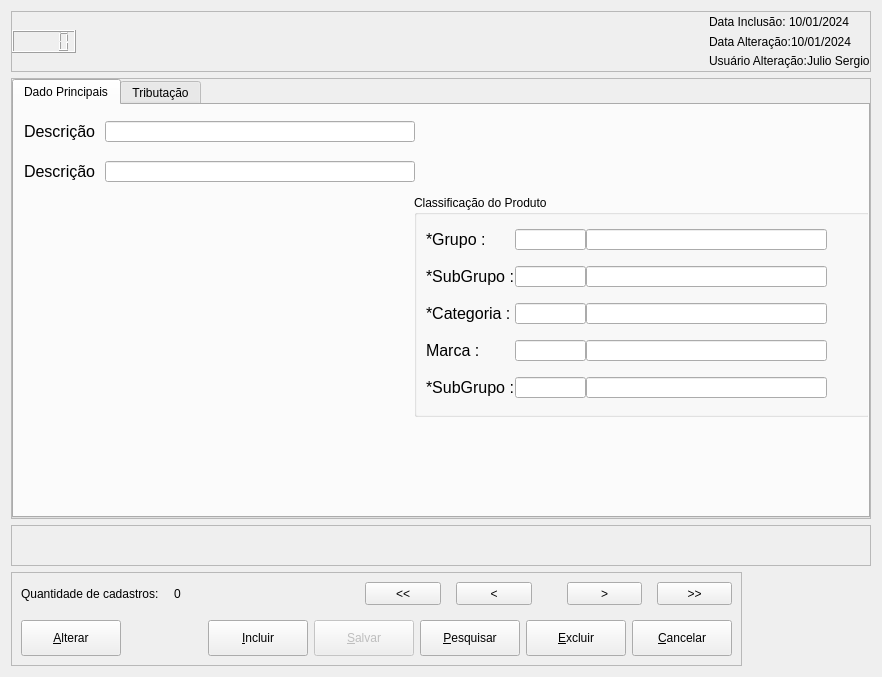
<?xml version="1.0" encoding="UTF-8"?>
<ui version="4.0">
 <class>Dialog</class>
 <widget class="QDialog" name="Dialog">
  <property name="geometry">
   <rect>
    <x>0</x>
    <y>0</y>
    <width>882</width>
    <height>677</height>
   </rect>
  </property>
  <property name="windowTitle">
   <string>Dialog</string>
  </property>
  <property name="windowIcon">
   <iconset resource="../src/resources/icons.qrc">
    <normaloff>:/icons/smile.svg</normaloff>:/icons/smile.svg</iconset>
  </property>
  <layout class="QVBoxLayout" name="verticalLayout_4">
   <item>
    <widget class="QFrame" name="frame_3">
     <property name="minimumSize">
      <size>
       <width>0</width>
       <height>61</height>
      </size>
     </property>
     <property name="maximumSize">
      <size>
       <width>16777215</width>
       <height>61</height>
      </size>
     </property>
     <property name="frameShape">
      <enum>QFrame::StyledPanel</enum>
     </property>
     <property name="frameShadow">
      <enum>QFrame::Raised</enum>
     </property>
     <layout class="QHBoxLayout" name="horizontalLayout_8">
      <property name="spacing">
       <number>0</number>
      </property>
      <property name="leftMargin">
       <number>0</number>
      </property>
      <property name="topMargin">
       <number>0</number>
      </property>
      <property name="rightMargin">
       <number>0</number>
      </property>
      <property name="bottomMargin">
       <number>0</number>
      </property>
      <item>
       <widget class="QLCDNumber" name="lcdNumber">
        <property name="minimumSize">
         <size>
          <width>64</width>
          <height>23</height>
         </size>
        </property>
        <property name="maximumSize">
         <size>
          <width>64</width>
          <height>23</height>
         </size>
        </property>
       </widget>
      </item>
      <item>
       <spacer name="horizontalSpacer_4">
        <property name="orientation">
         <enum>Qt::Horizontal</enum>
        </property>
        <property name="sizeType">
         <enum>QSizePolicy::Expanding</enum>
        </property>
        <property name="sizeHint" stdset="0">
         <size>
          <width>642</width>
          <height>20</height>
         </size>
        </property>
       </spacer>
      </item>
      <item>
       <layout class="QVBoxLayout" name="verticalLayout_2">
        <item>
         <layout class="QHBoxLayout" name="horizontalLayout_2" stretch="0,0">
          <property name="spacing">
           <number>0</number>
          </property>
          <property name="sizeConstraint">
           <enum>QLayout::SetDefaultConstraint</enum>
          </property>
          <item>
           <widget class="QLabel" name="label">
            <property name="sizePolicy">
             <sizepolicy hsizetype="Fixed" vsizetype="Preferred">
              <horstretch>0</horstretch>
              <verstretch>0</verstretch>
             </sizepolicy>
            </property>
            <property name="text">
             <string>Data Inclusão: </string>
            </property>
           </widget>
          </item>
          <item>
           <widget class="QLabel" name="label_3">
            <property name="text">
             <string>10/01/2024</string>
            </property>
           </widget>
          </item>
         </layout>
        </item>
        <item>
         <layout class="QHBoxLayout" name="horizontalLayout_7">
          <item>
           <widget class="QLabel" name="label_6">
            <property name="sizePolicy">
             <sizepolicy hsizetype="Fixed" vsizetype="Preferred">
              <horstretch>0</horstretch>
              <verstretch>0</verstretch>
             </sizepolicy>
            </property>
            <property name="text">
             <string>Data Alteração:</string>
            </property>
           </widget>
          </item>
          <item>
           <widget class="QLabel" name="label_7">
            <property name="text">
             <string>10/01/2024</string>
            </property>
           </widget>
          </item>
         </layout>
        </item>
        <item>
         <layout class="QHBoxLayout" name="horizontalLayout_5">
          <item>
           <widget class="QLabel" name="label_4">
            <property name="sizePolicy">
             <sizepolicy hsizetype="Fixed" vsizetype="Preferred">
              <horstretch>0</horstretch>
              <verstretch>0</verstretch>
             </sizepolicy>
            </property>
            <property name="text">
             <string>Usuário Alteração:</string>
            </property>
           </widget>
          </item>
          <item>
           <widget class="QLabel" name="label_5">
            <property name="text">
             <string>Julio Sergio</string>
            </property>
           </widget>
          </item>
         </layout>
        </item>
       </layout>
      </item>
     </layout>
    </widget>
   </item>
   <item>
    <widget class="QFrame" name="frame_2">
     <property name="frameShape">
      <enum>QFrame::StyledPanel</enum>
     </property>
     <property name="frameShadow">
      <enum>QFrame::Raised</enum>
     </property>
     <layout class="QVBoxLayout" name="verticalLayout_3">
      <property name="spacing">
       <number>0</number>
      </property>
      <property name="leftMargin">
       <number>0</number>
      </property>
      <property name="topMargin">
       <number>0</number>
      </property>
      <property name="rightMargin">
       <number>0</number>
      </property>
      <property name="bottomMargin">
       <number>0</number>
      </property>
      <item>
       <widget class="QTabWidget" name="tabWidget">
        <property name="currentIndex">
         <number>0</number>
        </property>
        <widget class="QWidget" name="tab_principal">
         <attribute name="title">
          <string>Dado Principais</string>
         </attribute>
         <widget class="QGroupBox" name="groupBox">
          <property name="geometry">
           <rect>
            <x>400</x>
            <y>90</y>
            <width>456</width>
            <height>222</height>
           </rect>
          </property>
          <property name="maximumSize">
           <size>
            <width>456</width>
            <height>222</height>
           </size>
          </property>
          <property name="title">
           <string>Classificação do Produto</string>
          </property>
          <layout class="QVBoxLayout" name="verticalLayout_5">
           <item>
            <layout class="QHBoxLayout" name="horizontalLayout_9">
             <property name="spacing">
              <number>0</number>
             </property>
             <item>
              <widget class="QLabel" name="label_11">
               <property name="sizePolicy">
                <sizepolicy hsizetype="Preferred" vsizetype="Ignored">
                 <horstretch>0</horstretch>
                 <verstretch>0</verstretch>
                </sizepolicy>
               </property>
               <property name="font">
                <font>
                 <pointsize>12</pointsize>
                </font>
               </property>
               <property name="text">
                <string>*Grupo :</string>
               </property>
              </widget>
             </item>
             <item>
              <widget class="QLineEdit" name="lineEdit_2">
               <property name="minimumSize">
                <size>
                 <width>71</width>
                 <height>21</height>
                </size>
               </property>
               <property name="maximumSize">
                <size>
                 <width>71</width>
                 <height>21</height>
                </size>
               </property>
              </widget>
             </item>
             <item>
              <widget class="QLineEdit" name="lineEdit">
               <property name="minimumSize">
                <size>
                 <width>241</width>
                 <height>21</height>
                </size>
               </property>
               <property name="maximumSize">
                <size>
                 <width>241</width>
                 <height>21</height>
                </size>
               </property>
              </widget>
             </item>
             <item>
              <widget class="QPushButton" name="pushButton">
               <property name="minimumSize">
                <size>
                 <width>31</width>
                 <height>31</height>
                </size>
               </property>
               <property name="maximumSize">
                <size>
                 <width>31</width>
                 <height>31</height>
                </size>
               </property>
               <property name="text">
                <string/>
               </property>
               <property name="icon">
                <iconset resource="../src/resources/icons.qrc">
                 <normaloff>:/icons/adicionar.png</normaloff>:/icons/adicionar.png</iconset>
               </property>
               <property name="iconSize">
                <size>
                 <width>25</width>
                 <height>25</height>
                </size>
               </property>
               <property name="flat">
                <bool>true</bool>
               </property>
              </widget>
             </item>
            </layout>
           </item>
           <item>
            <layout class="QHBoxLayout" name="horizontalLayout_10">
             <property name="spacing">
              <number>0</number>
             </property>
             <item>
              <widget class="QLabel" name="label_12">
               <property name="sizePolicy">
                <sizepolicy hsizetype="Preferred" vsizetype="Ignored">
                 <horstretch>0</horstretch>
                 <verstretch>0</verstretch>
                </sizepolicy>
               </property>
               <property name="font">
                <font>
                 <pointsize>12</pointsize>
                </font>
               </property>
               <property name="text">
                <string>*SubGrupo :</string>
               </property>
              </widget>
             </item>
             <item>
              <widget class="QLineEdit" name="lineEdit_3">
               <property name="minimumSize">
                <size>
                 <width>71</width>
                 <height>21</height>
                </size>
               </property>
               <property name="maximumSize">
                <size>
                 <width>71</width>
                 <height>21</height>
                </size>
               </property>
              </widget>
             </item>
             <item>
              <widget class="QLineEdit" name="lineEdit_4">
               <property name="minimumSize">
                <size>
                 <width>241</width>
                 <height>21</height>
                </size>
               </property>
               <property name="maximumSize">
                <size>
                 <width>241</width>
                 <height>21</height>
                </size>
               </property>
              </widget>
             </item>
             <item>
              <widget class="QPushButton" name="pushButton_2">
               <property name="minimumSize">
                <size>
                 <width>31</width>
                 <height>31</height>
                </size>
               </property>
               <property name="maximumSize">
                <size>
                 <width>31</width>
                 <height>31</height>
                </size>
               </property>
               <property name="text">
                <string/>
               </property>
               <property name="icon">
                <iconset resource="../src/resources/icons.qrc">
                 <normaloff>:/icons/adicionar.png</normaloff>:/icons/adicionar.png</iconset>
               </property>
               <property name="iconSize">
                <size>
                 <width>25</width>
                 <height>25</height>
                </size>
               </property>
               <property name="flat">
                <bool>true</bool>
               </property>
              </widget>
             </item>
            </layout>
           </item>
           <item>
            <layout class="QHBoxLayout" name="horizontalLayout_11">
             <property name="spacing">
              <number>0</number>
             </property>
             <item>
              <widget class="QLabel" name="label_13">
               <property name="sizePolicy">
                <sizepolicy hsizetype="Preferred" vsizetype="Ignored">
                 <horstretch>0</horstretch>
                 <verstretch>0</verstretch>
                </sizepolicy>
               </property>
               <property name="font">
                <font>
                 <pointsize>12</pointsize>
                </font>
               </property>
               <property name="text">
                <string>*Categoria :</string>
               </property>
              </widget>
             </item>
             <item>
              <widget class="QLineEdit" name="lineEdit_5">
               <property name="minimumSize">
                <size>
                 <width>71</width>
                 <height>21</height>
                </size>
               </property>
               <property name="maximumSize">
                <size>
                 <width>71</width>
                 <height>21</height>
                </size>
               </property>
              </widget>
             </item>
             <item>
              <widget class="QLineEdit" name="lineEdit_6">
               <property name="minimumSize">
                <size>
                 <width>241</width>
                 <height>21</height>
                </size>
               </property>
               <property name="maximumSize">
                <size>
                 <width>241</width>
                 <height>21</height>
                </size>
               </property>
              </widget>
             </item>
             <item>
              <widget class="QPushButton" name="pushButton_3">
               <property name="minimumSize">
                <size>
                 <width>31</width>
                 <height>31</height>
                </size>
               </property>
               <property name="maximumSize">
                <size>
                 <width>31</width>
                 <height>31</height>
                </size>
               </property>
               <property name="text">
                <string/>
               </property>
               <property name="icon">
                <iconset resource="../src/resources/icons.qrc">
                 <normaloff>:/icons/adicionar.png</normaloff>:/icons/adicionar.png</iconset>
               </property>
               <property name="iconSize">
                <size>
                 <width>25</width>
                 <height>25</height>
                </size>
               </property>
               <property name="flat">
                <bool>true</bool>
               </property>
              </widget>
             </item>
            </layout>
           </item>
           <item>
            <layout class="QHBoxLayout" name="horizontalLayout_14">
             <property name="spacing">
              <number>0</number>
             </property>
             <item>
              <widget class="QLabel" name="label_16">
               <property name="sizePolicy">
                <sizepolicy hsizetype="Preferred" vsizetype="Ignored">
                 <horstretch>0</horstretch>
                 <verstretch>0</verstretch>
                </sizepolicy>
               </property>
               <property name="font">
                <font>
                 <pointsize>12</pointsize>
                </font>
               </property>
               <property name="text">
                <string>Marca :</string>
               </property>
              </widget>
             </item>
             <item>
              <widget class="QLineEdit" name="lineEdit_7">
               <property name="minimumSize">
                <size>
                 <width>71</width>
                 <height>21</height>
                </size>
               </property>
               <property name="maximumSize">
                <size>
                 <width>71</width>
                 <height>21</height>
                </size>
               </property>
              </widget>
             </item>
             <item>
              <widget class="QLineEdit" name="lineEdit_10">
               <property name="minimumSize">
                <size>
                 <width>241</width>
                 <height>21</height>
                </size>
               </property>
               <property name="maximumSize">
                <size>
                 <width>241</width>
                 <height>21</height>
                </size>
               </property>
              </widget>
             </item>
             <item>
              <widget class="QPushButton" name="pushButton_4">
               <property name="minimumSize">
                <size>
                 <width>31</width>
                 <height>31</height>
                </size>
               </property>
               <property name="maximumSize">
                <size>
                 <width>31</width>
                 <height>31</height>
                </size>
               </property>
               <property name="text">
                <string/>
               </property>
               <property name="icon">
                <iconset resource="../src/resources/icons.qrc">
                 <normaloff>:/icons/adicionar.png</normaloff>:/icons/adicionar.png</iconset>
               </property>
               <property name="iconSize">
                <size>
                 <width>25</width>
                 <height>25</height>
                </size>
               </property>
               <property name="flat">
                <bool>true</bool>
               </property>
              </widget>
             </item>
            </layout>
           </item>
           <item>
            <layout class="QHBoxLayout" name="horizontalLayout_15">
             <property name="spacing">
              <number>0</number>
             </property>
             <item>
              <widget class="QLabel" name="label_17">
               <property name="sizePolicy">
                <sizepolicy hsizetype="Preferred" vsizetype="Ignored">
                 <horstretch>0</horstretch>
                 <verstretch>0</verstretch>
                </sizepolicy>
               </property>
               <property name="font">
                <font>
                 <pointsize>12</pointsize>
                </font>
               </property>
               <property name="text">
                <string>*SubGrupo :</string>
               </property>
              </widget>
             </item>
             <item>
              <widget class="QLineEdit" name="lineEdit_11">
               <property name="minimumSize">
                <size>
                 <width>71</width>
                 <height>21</height>
                </size>
               </property>
               <property name="maximumSize">
                <size>
                 <width>71</width>
                 <height>21</height>
                </size>
               </property>
              </widget>
             </item>
             <item>
              <widget class="QLineEdit" name="lineEdit_12">
               <property name="minimumSize">
                <size>
                 <width>241</width>
                 <height>21</height>
                </size>
               </property>
               <property name="maximumSize">
                <size>
                 <width>241</width>
                 <height>21</height>
                </size>
               </property>
              </widget>
             </item>
             <item>
              <widget class="QPushButton" name="pushButton_5">
               <property name="minimumSize">
                <size>
                 <width>31</width>
                 <height>31</height>
                </size>
               </property>
               <property name="maximumSize">
                <size>
                 <width>31</width>
                 <height>31</height>
                </size>
               </property>
               <property name="text">
                <string/>
               </property>
               <property name="icon">
                <iconset resource="../src/resources/icons.qrc">
                 <normaloff>:/icons/adicionar.png</normaloff>:/icons/adicionar.png</iconset>
               </property>
               <property name="iconSize">
                <size>
                 <width>25</width>
                 <height>25</height>
                </size>
               </property>
               <property name="flat">
                <bool>true</bool>
               </property>
              </widget>
             </item>
            </layout>
           </item>
          </layout>
         </widget>
         <widget class="QWidget" name="layoutWidget_5">
          <property name="geometry">
           <rect>
            <x>10</x>
            <y>10</y>
            <width>391</width>
            <height>33</height>
           </rect>
          </property>
          <layout class="QHBoxLayout" name="horizontalLayout_12">
           <property name="spacing">
            <number>5</number>
           </property>
           <item>
            <widget class="QLabel" name="label_14">
             <property name="sizePolicy">
              <sizepolicy hsizetype="Preferred" vsizetype="Ignored">
               <horstretch>0</horstretch>
               <verstretch>0</verstretch>
              </sizepolicy>
             </property>
             <property name="font">
              <font>
               <pointsize>12</pointsize>
              </font>
             </property>
             <property name="text">
              <string>Descrição </string>
             </property>
            </widget>
           </item>
           <item>
            <widget class="QLineEdit" name="lineEdit_8">
             <property name="minimumSize">
              <size>
               <width>241</width>
               <height>21</height>
              </size>
             </property>
             <property name="maximumSize">
              <size>
               <width>333</width>
               <height>21</height>
              </size>
             </property>
            </widget>
           </item>
          </layout>
         </widget>
         <widget class="QWidget" name="layoutWidget_6">
          <property name="geometry">
           <rect>
            <x>10</x>
            <y>50</y>
            <width>391</width>
            <height>33</height>
           </rect>
          </property>
          <layout class="QHBoxLayout" name="horizontalLayout_13">
           <property name="spacing">
            <number>5</number>
           </property>
           <item>
            <widget class="QLabel" name="label_15">
             <property name="sizePolicy">
              <sizepolicy hsizetype="Preferred" vsizetype="Ignored">
               <horstretch>0</horstretch>
               <verstretch>0</verstretch>
              </sizepolicy>
             </property>
             <property name="font">
              <font>
               <pointsize>12</pointsize>
              </font>
             </property>
             <property name="text">
              <string>Descrição </string>
             </property>
            </widget>
           </item>
           <item>
            <widget class="QLineEdit" name="lineEdit_9">
             <property name="minimumSize">
              <size>
               <width>241</width>
               <height>21</height>
              </size>
             </property>
             <property name="maximumSize">
              <size>
               <width>333</width>
               <height>21</height>
              </size>
             </property>
            </widget>
           </item>
          </layout>
         </widget>
        </widget>
        <widget class="QWidget" name="tab_tributacao">
         <attribute name="title">
          <string>Tributação</string>
         </attribute>
        </widget>
       </widget>
      </item>
     </layout>
    </widget>
   </item>
   <item>
    <widget class="QFrame" name="frame_4">
     <property name="minimumSize">
      <size>
       <width>0</width>
       <height>41</height>
      </size>
     </property>
     <property name="maximumSize">
      <size>
       <width>16777215</width>
       <height>41</height>
      </size>
     </property>
     <property name="frameShape">
      <enum>QFrame::StyledPanel</enum>
     </property>
     <property name="frameShadow">
      <enum>QFrame::Raised</enum>
     </property>
    </widget>
   </item>
   <item>
    <widget class="QFrame" name="frame">
     <property name="maximumSize">
      <size>
       <width>731</width>
       <height>94</height>
      </size>
     </property>
     <property name="frameShape">
      <enum>QFrame::StyledPanel</enum>
     </property>
     <property name="frameShadow">
      <enum>QFrame::Raised</enum>
     </property>
     <layout class="QVBoxLayout" name="verticalLayout">
      <property name="spacing">
       <number>15</number>
      </property>
      <item>
       <layout class="QHBoxLayout" name="horizontalLayout_6">
        <item>
         <layout class="QHBoxLayout" name="horizontalLayout_4">
          <item>
           <widget class="QLabel" name="label_2">
            <property name="text">
             <string>Quantidade de cadastros:</string>
            </property>
           </widget>
          </item>
          <item>
           <widget class="QLabel" name="lbl_total">
            <property name="text">
             <string>0</string>
            </property>
           </widget>
          </item>
         </layout>
        </item>
        <item>
         <spacer name="horizontalSpacer_3">
          <property name="orientation">
           <enum>Qt::Horizontal</enum>
          </property>
          <property name="sizeHint" stdset="0">
           <size>
            <width>178</width>
            <height>20</height>
           </size>
          </property>
         </spacer>
        </item>
        <item>
         <layout class="QHBoxLayout" name="horizontalLayout_3">
          <item>
           <widget class="QPushButton" name="bnt_back_full">
            <property name="minimumSize">
             <size>
              <width>75</width>
              <height>23</height>
             </size>
            </property>
            <property name="toolTip">
             <string>&lt;html&gt;&lt;head/&gt;&lt;body&gt;&lt;p&gt;Ir para o primeiro...&lt;/p&gt;&lt;/body&gt;&lt;/html&gt;</string>
            </property>
            <property name="text">
             <string>&lt;&lt;</string>
            </property>
           </widget>
          </item>
          <item>
           <widget class="QPushButton" name="bnt_back">
            <property name="minimumSize">
             <size>
              <width>75</width>
              <height>23</height>
             </size>
            </property>
            <property name="toolTip">
             <string>&lt;html&gt;&lt;head/&gt;&lt;body&gt;&lt;p&gt;Voltar...&lt;/p&gt;&lt;/body&gt;&lt;/html&gt;</string>
            </property>
            <property name="text">
             <string>&lt;</string>
            </property>
           </widget>
          </item>
          <item>
           <spacer name="horizontalSpacer_2">
            <property name="orientation">
             <enum>Qt::Horizontal</enum>
            </property>
            <property name="sizeType">
             <enum>QSizePolicy::Minimum</enum>
            </property>
            <property name="sizeHint" stdset="0">
             <size>
              <width>20</width>
              <height>20</height>
             </size>
            </property>
           </spacer>
          </item>
          <item>
           <widget class="QPushButton" name="bnt_next">
            <property name="maximumSize">
             <size>
              <width>75</width>
              <height>23</height>
             </size>
            </property>
            <property name="toolTip">
             <string>&lt;html&gt;&lt;head/&gt;&lt;body&gt;&lt;p&gt;Próximo...&lt;/p&gt;&lt;/body&gt;&lt;/html&gt;</string>
            </property>
            <property name="text">
             <string>&gt;</string>
            </property>
           </widget>
          </item>
          <item>
           <widget class="QPushButton" name="bnt_next_full">
            <property name="maximumSize">
             <size>
              <width>75</width>
              <height>23</height>
             </size>
            </property>
            <property name="toolTip">
             <string>&lt;html&gt;&lt;head/&gt;&lt;body&gt;&lt;p&gt;&lt;span style=&quot; font-weight:600;&quot;&gt;Ir para o fim.&lt;/span&gt;&lt;/p&gt;&lt;/body&gt;&lt;/html&gt;</string>
            </property>
            <property name="text">
             <string>&gt;&gt;</string>
            </property>
           </widget>
          </item>
         </layout>
        </item>
       </layout>
      </item>
      <item>
       <layout class="QHBoxLayout" name="horizontalLayout">
        <property name="spacing">
         <number>6</number>
        </property>
        <property name="sizeConstraint">
         <enum>QLayout::SetDefaultConstraint</enum>
        </property>
        <property name="leftMargin">
         <number>0</number>
        </property>
        <item>
         <widget class="QPushButton" name="bnt_alterar">
          <property name="minimumSize">
           <size>
            <width>100</width>
            <height>30</height>
           </size>
          </property>
          <property name="maximumSize">
           <size>
            <width>131</width>
            <height>41</height>
           </size>
          </property>
          <property name="text">
           <string>&amp;Alterar</string>
          </property>
          <property name="icon">
           <iconset resource="../src/resources/icons.qrc">
            <normaloff>:/icons/pencil.png</normaloff>:/icons/pencil.png</iconset>
          </property>
          <property name="iconSize">
           <size>
            <width>25</width>
            <height>25</height>
           </size>
          </property>
         </widget>
        </item>
        <item>
         <spacer name="horizontalSpacer">
          <property name="orientation">
           <enum>Qt::Horizontal</enum>
          </property>
          <property name="sizeHint" stdset="0">
           <size>
            <width>58</width>
            <height>20</height>
           </size>
          </property>
         </spacer>
        </item>
        <item>
         <widget class="QPushButton" name="bnt_adicionar">
          <property name="enabled">
           <bool>true</bool>
          </property>
          <property name="minimumSize">
           <size>
            <width>100</width>
            <height>30</height>
           </size>
          </property>
          <property name="maximumSize">
           <size>
            <width>131</width>
            <height>41</height>
           </size>
          </property>
          <property name="text">
           <string>&amp;Incluir</string>
          </property>
          <property name="icon">
           <iconset resource="../src/resources/icons.qrc">
            <normaloff>:/icons/adicionar.png</normaloff>:/icons/adicionar.png</iconset>
          </property>
          <property name="iconSize">
           <size>
            <width>25</width>
            <height>25</height>
           </size>
          </property>
          <property name="shortcut">
           <string>Alt+I</string>
          </property>
         </widget>
        </item>
        <item>
         <widget class="QPushButton" name="bnt_salvar">
          <property name="enabled">
           <bool>false</bool>
          </property>
          <property name="minimumSize">
           <size>
            <width>100</width>
            <height>0</height>
           </size>
          </property>
          <property name="maximumSize">
           <size>
            <width>100</width>
            <height>36</height>
           </size>
          </property>
          <property name="text">
           <string>&amp;Salvar</string>
          </property>
          <property name="icon">
           <iconset resource="../src/resources/icons.qrc">
            <normaloff>:/icons/save.png</normaloff>:/icons/save.png</iconset>
          </property>
          <property name="iconSize">
           <size>
            <width>20</width>
            <height>20</height>
           </size>
          </property>
          <property name="shortcut">
           <string/>
          </property>
         </widget>
        </item>
        <item>
         <widget class="QPushButton" name="bnt_search">
          <property name="minimumSize">
           <size>
            <width>100</width>
            <height>36</height>
           </size>
          </property>
          <property name="maximumSize">
           <size>
            <width>100</width>
            <height>36</height>
           </size>
          </property>
          <property name="text">
           <string>&amp;Pesquisar</string>
          </property>
          <property name="icon">
           <iconset resource="../src/resources/icons.qrc">
            <normaloff>:/icons/search.png</normaloff>:/icons/search.png</iconset>
          </property>
          <property name="iconSize">
           <size>
            <width>17</width>
            <height>17</height>
           </size>
          </property>
          <property name="shortcut">
           <string>Alt+P</string>
          </property>
          <property name="checkable">
           <bool>false</bool>
          </property>
          <property name="checked">
           <bool>false</bool>
          </property>
          <property name="autoRepeat">
           <bool>false</bool>
          </property>
         </widget>
        </item>
        <item>
         <widget class="QPushButton" name="bnt_excluir">
          <property name="minimumSize">
           <size>
            <width>100</width>
            <height>30</height>
           </size>
          </property>
          <property name="maximumSize">
           <size>
            <width>131</width>
            <height>41</height>
           </size>
          </property>
          <property name="text">
           <string>&amp;Excluir</string>
          </property>
          <property name="icon">
           <iconset resource="../src/resources/icons.qrc">
            <normaloff>:/icons/excluir.png</normaloff>:/icons/excluir.png</iconset>
          </property>
          <property name="iconSize">
           <size>
            <width>25</width>
            <height>25</height>
           </size>
          </property>
          <property name="shortcut">
           <string>Alt+E</string>
          </property>
          <property name="checkable">
           <bool>false</bool>
          </property>
          <property name="checked">
           <bool>false</bool>
          </property>
          <property name="autoRepeat">
           <bool>false</bool>
          </property>
         </widget>
        </item>
        <item>
         <widget class="QPushButton" name="bnt_cancelar">
          <property name="minimumSize">
           <size>
            <width>100</width>
            <height>30</height>
           </size>
          </property>
          <property name="maximumSize">
           <size>
            <width>131</width>
            <height>41</height>
           </size>
          </property>
          <property name="text">
           <string>&amp;Cancelar</string>
          </property>
          <property name="icon">
           <iconset resource="../src/resources/icons.qrc">
            <normaloff>:/icons/error.png</normaloff>:/icons/error.png</iconset>
          </property>
          <property name="iconSize">
           <size>
            <width>25</width>
            <height>25</height>
           </size>
          </property>
          <property name="shortcut">
           <string>Alt+C</string>
          </property>
          <property name="checkable">
           <bool>false</bool>
          </property>
          <property name="checked">
           <bool>false</bool>
          </property>
          <property name="autoRepeat">
           <bool>false</bool>
          </property>
         </widget>
        </item>
       </layout>
      </item>
     </layout>
    </widget>
   </item>
  </layout>
 </widget>
 <resources>
  <include location="../src/resources/icons.qrc"/>
 </resources>
 <connections/>
</ui>
